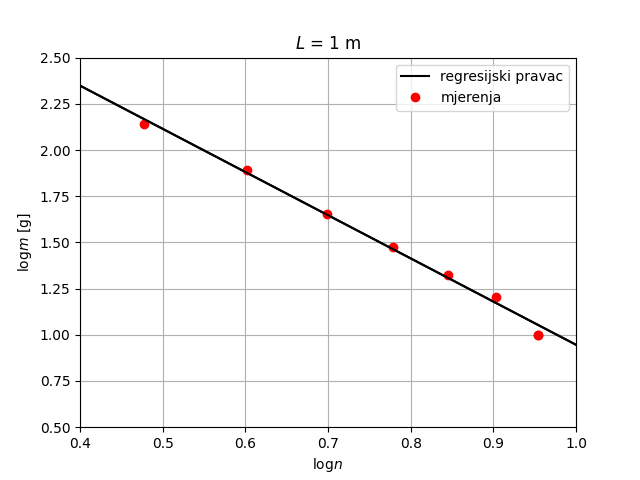

The Python source for this figure:
from turtle import color
import matplotlib.pyplot as plt
import numpy as np
import math

# Data for plotting
x = np.arange(0, 5, 0.1)
y = -2.337133738*x + 3.28316355

x1, y1 = (0.954242509, 1)
x2, y2 = (0.903089987, 1.204119983)
x3, y3 = (0.84509804, 1.322219295)
x4, y4 = (0.77815125, 1.477121255)
x5, y5 = (0.698970004, 1.653212514)
x6, y6 = (0.602059991, 1.892094603)
x7, y7 = (0.477121255, 2.1430148)


fig, ax = plt.subplots()
ax.plot(x, y, color='k')
plt.plot(x1, y1, 'ro')
plt.plot(x2, y2, 'ro')
plt.plot(x3, y3, 'ro')
plt.plot(x4, y4, 'ro')
plt.plot(x5, y5, 'ro')
plt.plot(x6, y6, 'ro')
plt.plot(x7, y7, 'ro')

ax.set(xlabel='log$n$', ylabel='log$m$ [g]')
ax.grid()

ax = plt.gca()
ax.set_xlim([0.4, 1])
ax.set_ylim([0.5, 2.5])

plt.plot(x, y, "-k", label="regresijski pravac")
plt.plot(x1, y1, "ro", label="mjerenja")
plt.legend(loc="upper right")
plt.title('$L$ = 1 m')

fig.savefig("vj1_log1.png")

plt.show()